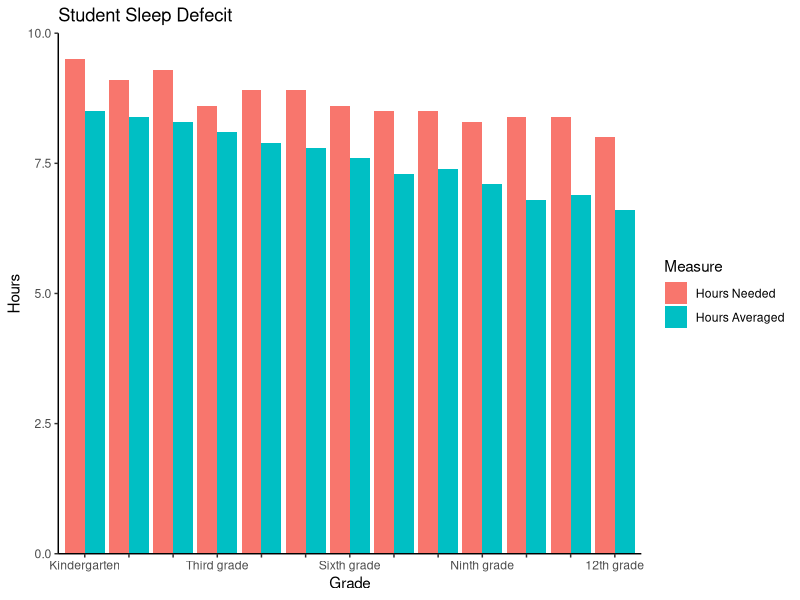
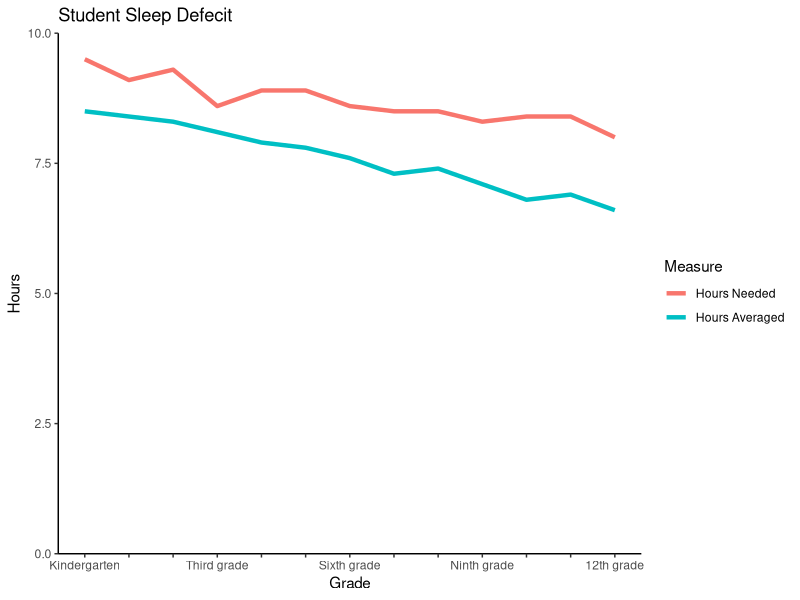
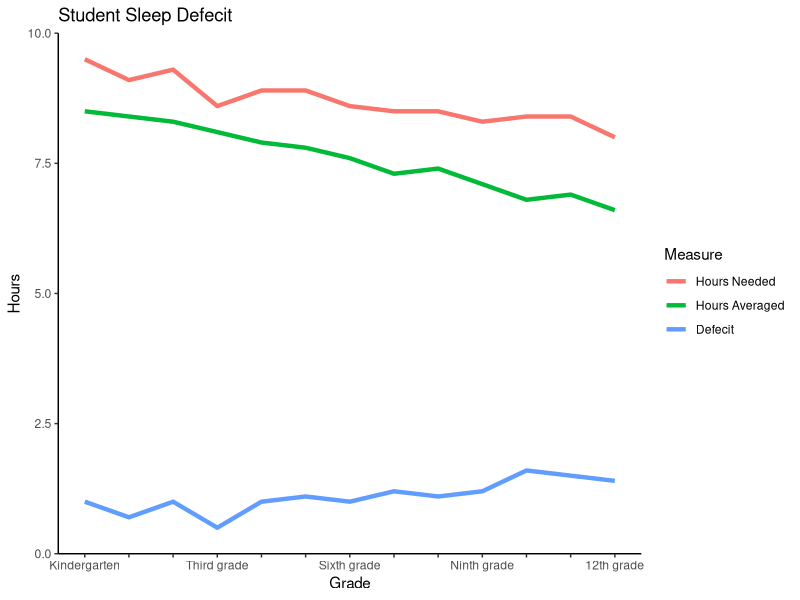

Write the R code that produced these figures, in order.
## ---- chunk 1
library(tidyverse)

#Data Prep
W9 <- read_csv("2020Week9MM.csv")
str(W9)
grades <- W9$Grade
W9$Grade <- factor(W9$Grade, levels = grades)
W9 <- W9 %>% 
  mutate("Defecit" = `Hours Needed` - `Hours Averaged`)

levels(W9$Grade)

W9_longer <- pivot_longer(W9, -Grade, names_to = "Measure", values_to = "Hours")
W9_longer$Measure <- factor(W9_longer$Measure, levels = c("Hours Needed", "Hours Averaged", "Defecit"))
## ---- chunk 2

# ggplot(W9, aes(x = Grade)) +
#   geom_line(aes(y = `Hours Needed`, group = 1, color = "blue")) +
#   geom_line(aes(y = `Hours Averaged`, group = 1, color = "red")) +
#   scale_y_continuous(limits = c(0, 10), expand = c(0, 0)) +
#   scale_x_discrete(guide = guide_axis(check.overlap = TRUE)) +
#   theme_classic()

ggplot(W9_longer %>% 
         filter(Measure != "Defecit")) +
  geom_col(aes(x = Grade, y = Hours, fill = Measure), position = "dodge")+
  scale_y_continuous(limits = c(0, 10), expand = c(0, 0)) +
  scale_x_discrete(guide = guide_axis(check.overlap = TRUE)) +
  theme_classic() +
  ggtitle("Student Sleep Defecit")

ggplot(W9_longer %>% 
         filter(Measure != "Defecit"), 
       aes(x = Grade, y = Hours, color = Measure, group = Measure)) +
  geom_line(size = 1.5)+
  scale_y_continuous(limits = c(0, 10), expand = c(0, 0)) +
  scale_x_discrete(guide = guide_axis(check.overlap = TRUE)) +
  theme_classic() +
  ggtitle("Student Sleep Defecit")

ggplot(W9_longer, aes(x = Grade, y = Hours, color = Measure, group = Measure)) +
  geom_line(size = 1.5)+
  scale_y_continuous(limits = c(0, 10), expand = c(0, 0)) +
  scale_x_discrete(guide = guide_axis(check.overlap = TRUE)) +
  theme_classic() +
  ggtitle("Student Sleep Defecit")

